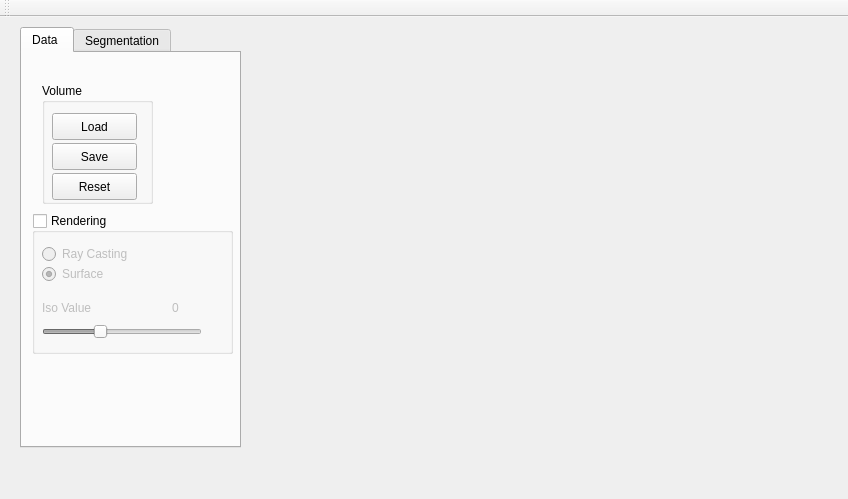
<?xml version="1.0" encoding="UTF-8"?>
<ui version="4.0">
 <class>SimpleView</class>
 <widget class="QMainWindow" name="SimpleView">
  <property name="geometry">
   <rect>
    <x>0</x>
    <y>0</y>
    <width>848</width>
    <height>499</height>
   </rect>
  </property>
  <property name="windowTitle">
   <string>Segmenter</string>
  </property>
  <widget class="QWidget" name="centralWidget">
   <widget class="QVTKWidget" name="qvtkWidget">
    <property name="geometry">
     <rect>
      <x>260</x>
      <y>10</y>
      <width>561</width>
      <height>421</height>
     </rect>
    </property>
   </widget>
   <widget class="QTabWidget" name="tabWidget">
    <property name="geometry">
     <rect>
      <x>20</x>
      <y>10</y>
      <width>221</width>
      <height>421</height>
     </rect>
    </property>
    <property name="currentIndex">
     <number>0</number>
    </property>
    <widget class="QWidget" name="tab">
     <attribute name="title">
      <string>Data </string>
     </attribute>
     <widget class="QGroupBox" name="groupBox_4">
      <property name="geometry">
       <rect>
        <x>20</x>
        <y>30</y>
        <width>111</width>
        <height>121</height>
       </rect>
      </property>
      <property name="title">
       <string>Volume</string>
      </property>
      <widget class="QPushButton" name="pushButton">
       <property name="geometry">
        <rect>
         <x>10</x>
         <y>30</y>
         <width>85</width>
         <height>27</height>
        </rect>
       </property>
       <property name="text">
        <string>Load</string>
       </property>
      </widget>
      <widget class="QPushButton" name="pushButton_2">
       <property name="geometry">
        <rect>
         <x>10</x>
         <y>60</y>
         <width>85</width>
         <height>27</height>
        </rect>
       </property>
       <property name="text">
        <string>Save</string>
       </property>
      </widget>
      <widget class="QPushButton" name="pushButton_4">
       <property name="geometry">
        <rect>
         <x>10</x>
         <y>90</y>
         <width>85</width>
         <height>27</height>
        </rect>
       </property>
       <property name="text">
        <string>Reset</string>
       </property>
      </widget>
     </widget>
     <widget class="QGroupBox" name="groupBox_5">
      <property name="geometry">
       <rect>
        <x>10</x>
        <y>160</y>
        <width>201</width>
        <height>141</height>
       </rect>
      </property>
      <property name="title">
       <string>Rendering</string>
      </property>
      <property name="checkable">
       <bool>true</bool>
      </property>
      <property name="checked">
       <bool>false</bool>
      </property>
      <widget class="QRadioButton" name="radioButton">
       <property name="geometry">
        <rect>
         <x>10</x>
         <y>30</y>
         <width>158</width>
         <height>22</height>
        </rect>
       </property>
       <property name="text">
        <string>Ray Casting</string>
       </property>
       <property name="checked">
        <bool>false</bool>
       </property>
      </widget>
      <widget class="QRadioButton" name="radioButton_2">
       <property name="geometry">
        <rect>
         <x>10</x>
         <y>50</y>
         <width>158</width>
         <height>22</height>
        </rect>
       </property>
       <property name="text">
        <string>Surface</string>
       </property>
       <property name="checked">
        <bool>true</bool>
       </property>
      </widget>
      <widget class="QLabel" name="label_8">
       <property name="geometry">
        <rect>
         <x>10</x>
         <y>80</y>
         <width>61</width>
         <height>29</height>
        </rect>
       </property>
       <property name="text">
        <string>Iso Value</string>
       </property>
      </widget>
      <widget class="QSlider" name="horizontalSlider_7">
       <property name="geometry">
        <rect>
         <x>40</x>
         <y>141</y>
         <width>158</width>
         <height>18</height>
        </rect>
       </property>
       <property name="orientation">
        <enum>Qt::Horizontal</enum>
       </property>
      </widget>
      <widget class="QSlider" name="horizontalSlider_9">
       <property name="geometry">
        <rect>
         <x>10</x>
         <y>110</y>
         <width>160</width>
         <height>18</height>
        </rect>
       </property>
       <property name="maximum">
        <number>4000</number>
       </property>
       <property name="value">
        <number>1400</number>
       </property>
       <property name="orientation">
        <enum>Qt::Horizontal</enum>
       </property>
      </widget>
      <widget class="QLabel" name="label_9">
       <property name="geometry">
        <rect>
         <x>140</x>
         <y>80</y>
         <width>51</width>
         <height>29</height>
        </rect>
       </property>
       <property name="text">
        <string>0</string>
       </property>
      </widget>
     </widget>
    </widget>
    <widget class="QWidget" name="tab_2">
     <attribute name="title">
      <string>Segmentation</string>
     </attribute>
     <widget class="QGroupBox" name="groupBox">
      <property name="geometry">
       <rect>
        <x>10</x>
        <y>60</y>
        <width>181</width>
        <height>101</height>
       </rect>
      </property>
      <property name="title">
       <string>X </string>
      </property>
      <widget class="QSlider" name="horizontalSlider_2">
       <property name="geometry">
        <rect>
         <x>10</x>
         <y>40</y>
         <width>158</width>
         <height>18</height>
        </rect>
       </property>
       <property name="orientation">
        <enum>Qt::Horizontal</enum>
       </property>
      </widget>
      <widget class="QSlider" name="horizontalSlider">
       <property name="geometry">
        <rect>
         <x>10</x>
         <y>70</y>
         <width>158</width>
         <height>18</height>
        </rect>
       </property>
       <property name="orientation">
        <enum>Qt::Horizontal</enum>
       </property>
      </widget>
      <widget class="QLabel" name="label_2">
       <property name="geometry">
        <rect>
         <x>160</x>
         <y>30</y>
         <width>20</width>
         <height>20</height>
        </rect>
       </property>
       <property name="text">
        <string>0</string>
       </property>
      </widget>
      <widget class="QLabel" name="label_3">
       <property name="geometry">
        <rect>
         <x>160</x>
         <y>60</y>
         <width>20</width>
         <height>20</height>
        </rect>
       </property>
       <property name="text">
        <string>0</string>
       </property>
      </widget>
     </widget>
     <widget class="QSlider" name="horizontalSlider_8">
      <property name="geometry">
       <rect>
        <x>20</x>
        <y>30</y>
        <width>160</width>
        <height>18</height>
       </rect>
      </property>
      <property name="orientation">
       <enum>Qt::Horizontal</enum>
      </property>
     </widget>
     <widget class="QLabel" name="label">
      <property name="geometry">
       <rect>
        <x>20</x>
        <y>10</y>
        <width>59</width>
        <height>17</height>
       </rect>
      </property>
      <property name="text">
       <string>Threshold</string>
      </property>
     </widget>
     <widget class="QLabel" name="label_10">
      <property name="geometry">
       <rect>
        <x>170</x>
        <y>20</y>
        <width>21</width>
        <height>17</height>
       </rect>
      </property>
      <property name="text">
       <string>0</string>
      </property>
     </widget>
     <widget class="QGroupBox" name="groupBox_3">
      <property name="geometry">
       <rect>
        <x>10</x>
        <y>180</y>
        <width>181</width>
        <height>101</height>
       </rect>
      </property>
      <property name="title">
       <string>Y</string>
      </property>
      <widget class="QSlider" name="horizontalSlider_5">
       <property name="geometry">
        <rect>
         <x>10</x>
         <y>40</y>
         <width>158</width>
         <height>18</height>
        </rect>
       </property>
       <property name="orientation">
        <enum>Qt::Horizontal</enum>
       </property>
      </widget>
      <widget class="QSlider" name="horizontalSlider_6">
       <property name="geometry">
        <rect>
         <x>10</x>
         <y>70</y>
         <width>158</width>
         <height>18</height>
        </rect>
       </property>
       <property name="orientation">
        <enum>Qt::Horizontal</enum>
       </property>
      </widget>
      <widget class="QLabel" name="label_6">
       <property name="geometry">
        <rect>
         <x>160</x>
         <y>30</y>
         <width>20</width>
         <height>20</height>
        </rect>
       </property>
       <property name="text">
        <string>0</string>
       </property>
      </widget>
      <widget class="QLabel" name="label_7">
       <property name="geometry">
        <rect>
         <x>160</x>
         <y>60</y>
         <width>20</width>
         <height>20</height>
        </rect>
       </property>
       <property name="text">
        <string>0</string>
       </property>
      </widget>
     </widget>
     <widget class="QGroupBox" name="groupBox_2">
      <property name="geometry">
       <rect>
        <x>10</x>
        <y>280</y>
        <width>181</width>
        <height>101</height>
       </rect>
      </property>
      <property name="title">
       <string>Z</string>
      </property>
      <widget class="QSlider" name="horizontalSlider_3">
       <property name="geometry">
        <rect>
         <x>10</x>
         <y>40</y>
         <width>158</width>
         <height>18</height>
        </rect>
       </property>
       <property name="orientation">
        <enum>Qt::Horizontal</enum>
       </property>
      </widget>
      <widget class="QSlider" name="horizontalSlider_4">
       <property name="geometry">
        <rect>
         <x>10</x>
         <y>70</y>
         <width>158</width>
         <height>18</height>
        </rect>
       </property>
       <property name="orientation">
        <enum>Qt::Horizontal</enum>
       </property>
      </widget>
      <widget class="QLabel" name="label_4">
       <property name="geometry">
        <rect>
         <x>160</x>
         <y>30</y>
         <width>20</width>
         <height>20</height>
        </rect>
       </property>
       <property name="text">
        <string>0</string>
       </property>
      </widget>
      <widget class="QLabel" name="label_5">
       <property name="geometry">
        <rect>
         <x>160</x>
         <y>60</y>
         <width>20</width>
         <height>20</height>
        </rect>
       </property>
       <property name="text">
        <string>0</string>
       </property>
      </widget>
     </widget>
    </widget>
   </widget>
  </widget>
  <widget class="QMenuBar" name="menuBar">
   <property name="geometry">
    <rect>
     <x>0</x>
     <y>0</y>
     <width>848</width>
     <height>27</height>
    </rect>
   </property>
  </widget>
  <widget class="QToolBar" name="mainToolBar">
   <attribute name="toolBarArea">
    <enum>TopToolBarArea</enum>
   </attribute>
   <attribute name="toolBarBreak">
    <bool>false</bool>
   </attribute>
  </widget>
 </widget>
 <layoutdefault spacing="6" margin="11"/>
 <customwidgets>
  <customwidget>
   <class>QVTKWidget</class>
   <extends>QWidget</extends>
   <header>QVTKWidget.h</header>
  </customwidget>
 </customwidgets>
 <resources/>
 <connections>
  <connection>
   <sender>radioButton_2</sender>
   <signal>toggled(bool)</signal>
   <receiver>horizontalSlider_9</receiver>
   <slot>setEnabled(bool)</slot>
   <hints>
    <hint type="sourcelabel">
     <x>75</x>
     <y>304</y>
    </hint>
    <hint type="destinationlabel">
     <x>57</x>
     <y>357</y>
    </hint>
   </hints>
  </connection>
 </connections>
</ui>
